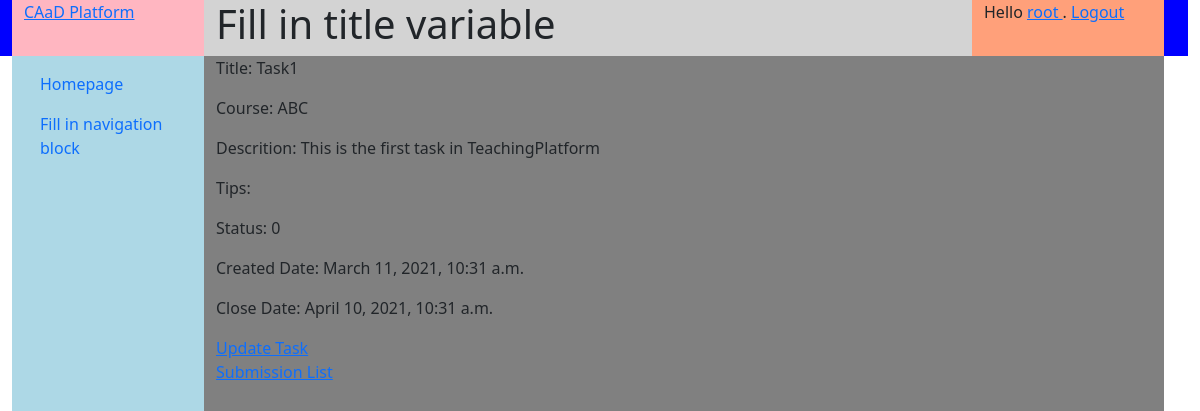
/courses/task/1 (signed in), run on an earlier commit of the app's database.
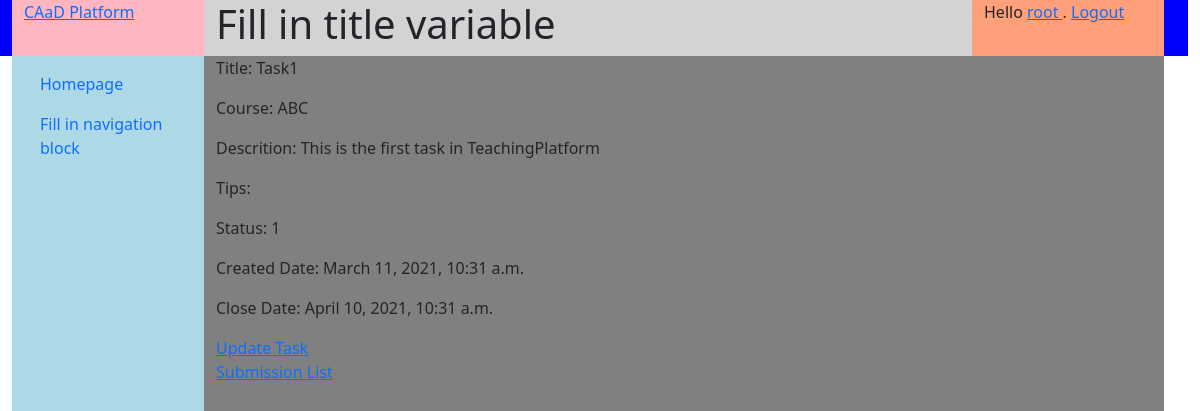
And on a later commit of the database.
### homeworks/models.py (models this page shows, shortened)
class Task(models.Model):
    TASK_STATUS = [(0, 'draft'), (1, 'running'), (2, 'closed')]
    title = models.CharField('title', max_length=64)
    description = models.CharField('description', max_length=1024)
    tips = models.CharField('tips', max_length=1024, blank=True)
    answer = models.CharField('answer', max_length=1024, blank=True)
    have_docker = models.BooleanField("have docker experiment", default=False)
    status = models.IntegerField(
        'homework status', choices=TASK_STATUS, default=0)
    create_date = models.DateTimeField('date created', default=timezone.now())
    close_date = models.DateTimeField(
        'date to close', default=timezone.now() + timedelta(days=30))
    course = models.ForeignKey(Course, on_delete=models.CASCADE, related_name="tasks", null=True)
    creator = models.ForeignKey(User, on_delete=models.CASCADE, related_name="tasks_created", null=True)

### courses/models.py (models this page shows, shortened)
class Course(models.Model):
    name = models.CharField('course name', max_length=32)
    password = models.CharField('joining password', max_length=8)
    description = models.CharField('description', max_length=512)
    is_open = models.BooleanField("Is open to all", default=True)
    create_date = models.DateTimeField('date created up', default=now())
    creator = models.ForeignKey(User, on_delete=models.CASCADE)

### homeworks/views.py (the view, shortened to what this page needs)
# urls.py: path('task/<int:task_id>', homework_views.TaskDetailView.as_view(), name='task_detail'),
class TaskDetailView(View):
    template_name = "homeworks/task_detail.html"
    def get(self, request, task_id):
        task = get_object_or_404(Task, pk=task_id)
        if request.user.is_authenticated and CourseMember.is_member_of(request.user.pk, task.course.pk):
            privilege = CourseMember.get_highest_course_privilege(request.user.pk, task.course.pk)
            context = {}
            context['task'] = task
            if privilege == 3:
                try:
                    submission = Submission.objects.get(task__pk=task_id, user__pk=request.user.pk)
                    context['submission'] = submission
                except Submission.DoesNotExist:
                    context['to_submit'] = True
                    context['task_id'] = task_id
                    context['form'] = UploadFileForm()
                    pass
                except:
                    messages.error("More than one copy for {} in {}".format(request.user.pk, task_id))
            else:
                context["is_teacher"] = True
                context['task_id'] = task_id
            return render(request, self.template_name, context=context)
        return return_error(request, USER_NOT_AUTHENTICATED)

### courses/models.py (called while the page is built)
    @classmethod
    def get_highest_course_privilege(cls, user_id, course_id):
        if user_id == None or course_id == None:
            return 4
        cm = cls.objects.filter(course__pk=course_id).filter(user__pk=user_id)
        if len(cm) > 0:
            type = 3
            for role in cm:
                if role.type < type:
                    type = role.type
            return type
        return 4

    @classmethod
    def is_member_of(cls, user_id, course_id):
        return (cls.get_highest_course_privilege(user_id, course_id) < 4)

### templates/homeworks/task_detail.html (shortened to what this page needs)
{% extends 'generics/base.html' %}
{% block content %}
<p>Title: {{ task.title }}</p>
<p>Course: {{ task.course.name }}</p>
<p>Descrition: {{ task.description }}</p>
<p>Tips: {{ task.tips }}</p>
<p>Status: {{ task.status }}</p>
<p>Created Date: {{ task.create_date }}</p>
<p>Close Date: {{ task.close_date }}</p>
<br>
{% if is_teacher %}
<a href="{% url 'courses:task_update' task_id %}">Update Task</a>
<a href="{% url 'courses:submission_list' task_id %}">Submission List</a>
{% endif %}
{% endblock content %}

What changed in the data, as far as the page shows it:
changed Task "Task1": status "0" → "1"
